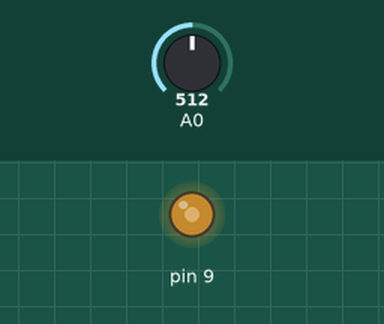
Bench run of a sketch on a simulated Arduino Uno, built with avr-gcc and run on an emulated ATmega328P. Shown: output pins drawn as LEDs (lit = HIGH). Inputs (shaded band) come from the test bench; at power-on: A0 = 512.

Above: at 1.2 s.
1.3 s: A0 set to 716
At 2.5 s:
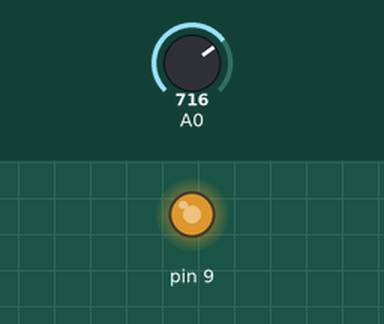
2.8 s: A0 set to 900
At 3.7 s:
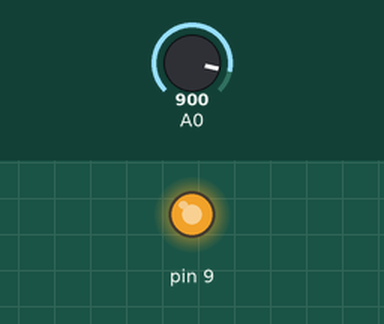
4.3 s: A0 set to 122
At 4.9 s:
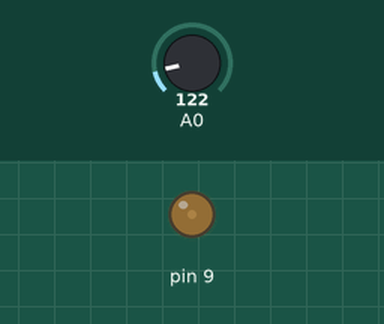
5.8 s: A0 set to 0
At 7.0 s:
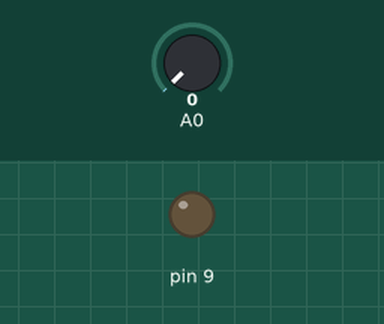
7.3 s: A0 set to 511
At 8.4 s:
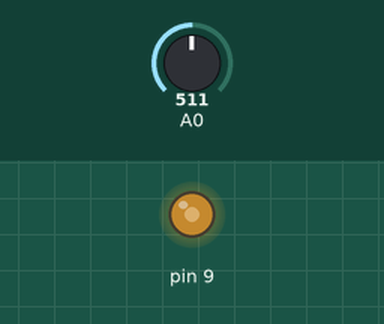
Timing chart, 0 to 9.8 s (numbered marks = the images above; inputs shaded):
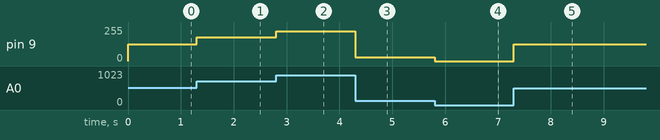

Measured:
- after the input at 1.3 s, pin 9: 127/255 → 178/255 at once
- after the input at 2.8 s, pin 9: 178/255 → 224/255 at once
- after the input at 4.3 s, pin 9: 224/255 → 30/255 at once
- after the input at 5.8 s, pin 9: 30/255 → 0/255 at once
- after the input at 7.3 s, pin 9: 0/255 → 127/255 at once

The sketch:

motor.ino
```cpp
/*
 * IR distance sensor on pin A0
 * transistor controlling 12V DC motor on pin 9
 */

void setup() {
  pinMode(9, OUTPUT);
}

void loop() {
  int distance = analogRead(A0);

  int motorSpeed = map(distance, 0, 1023, 0, 255);
  motorSpeed = constrain(motorSpeed, 0, 255);

  analogWrite(9, motorSpeed);
}
```
